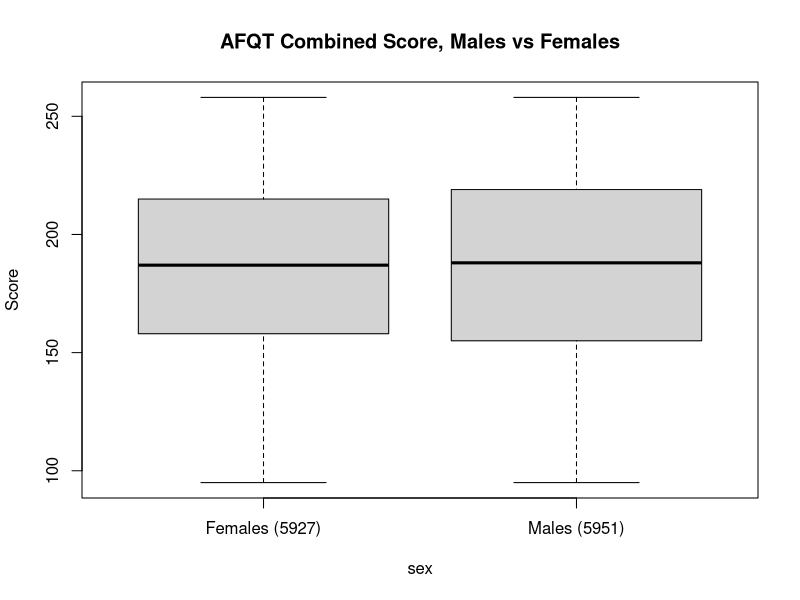
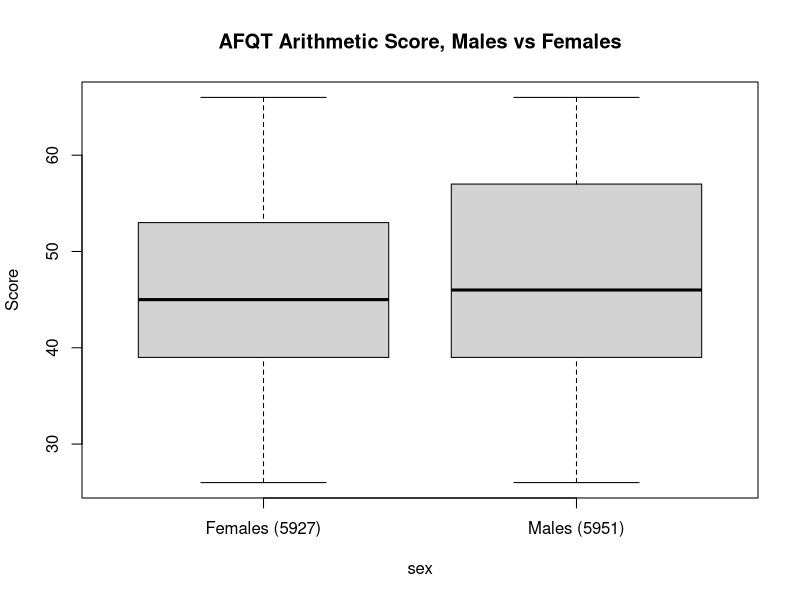
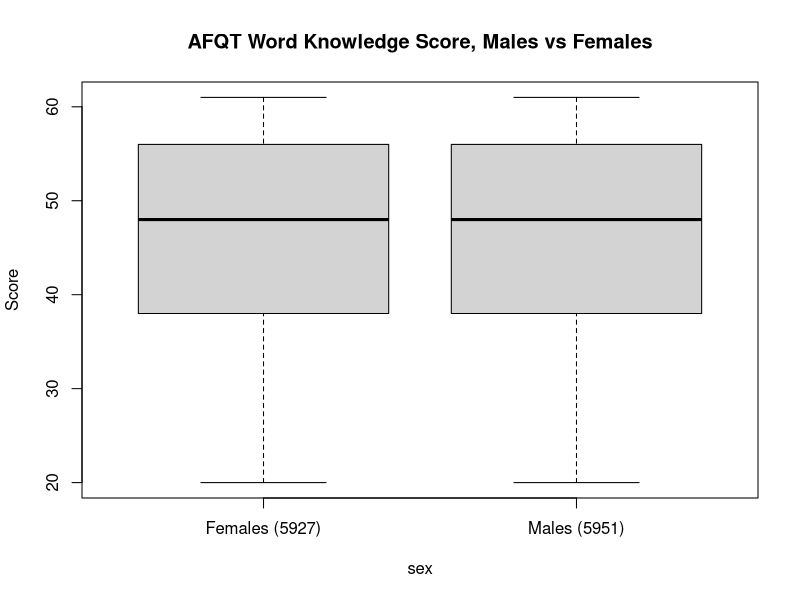
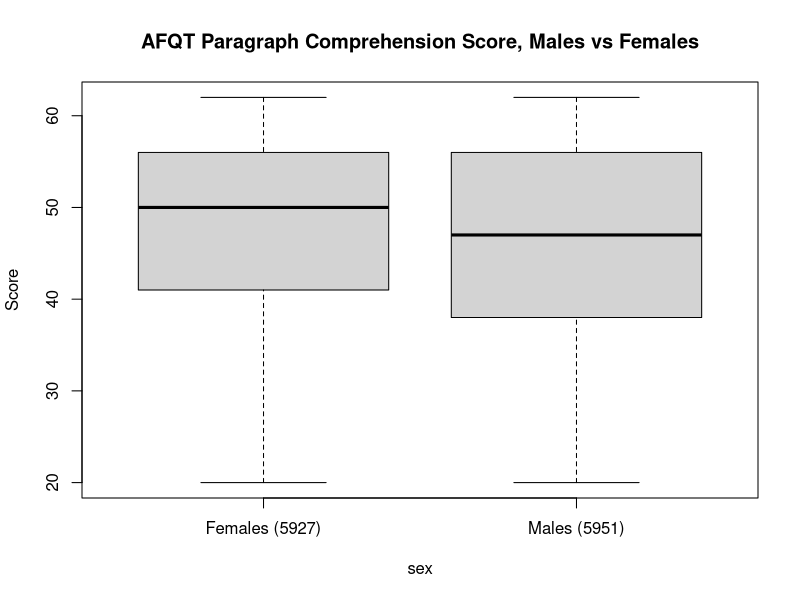
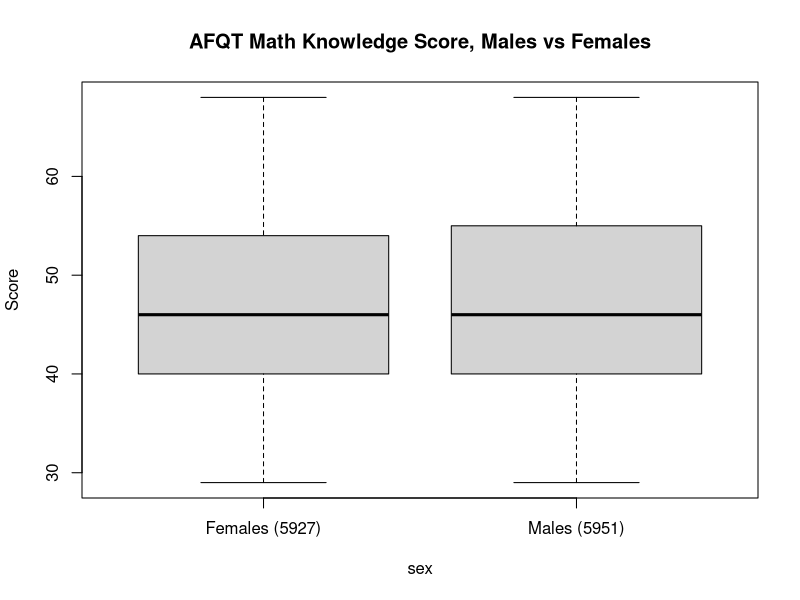

Write R code to recreate these figures, in order.
# Alex Buchanan
# ST 511
# HW 2


#
# 2.13:  Fish Oil and Blood Pressure
#
"start 2.13"

fishoil = c(8, 12, 10, 14, 2, 0, 0)
regular = c(-6, 0, 1, 2, -3, -4, 2)

"a) mean and std dev"
mean(fishoil)
mean(regular)

sd(fishoil)
sd(regular)

"b) pooled estimate of std dev"
n1 = length(fishoil)
s1 = sd(fishoil)

n2 = length(regular)
s2 = sd(regular)

sp = sqrt((((n1 - 1) * s1^2) + ((n2 - 1) * s2^2))/(n1 + n2 - 2))

"pooled estimate is..."
sp

"c) std error is..."
se = sp * sqrt((1/n1) + (1/n2))
se

"d) degrees of freedom..."
(n1 + n2 - 2)

"e) 95% confidence interval..."
diff = mean(regular) - mean(fishoil)
diff - 2.179 * se
diff + 2.179 * se

"f) t-statistic"
(diff - 0)/se


#
# 2.14:  Fishoil and Blood Pressure with R
#
"start 2.14"

t.test(fishoil, regular)


#
# Male vs Female Intelligence
#

"start male vs female intelligence"

data = read.csv("intelligence.csv", header=T)
# columns are sex, afqt, arith, word, parag, math
attach(data)

males = subset(data, sex=="male")
females = subset(data, sex=="female")


t.test(males["afqt"], females["afqt"])
boxplot(afqt ~ sex, 
        ylab="Score",
        names=c("Females (5927)", "Males (5951)"),
        main="AFQT Combined Score, Males vs Females")


t.test(males["arith"], females["arith"])
boxplot(arith ~ sex, 
        ylab="Score",
        names=c("Females (5927)", "Males (5951)"),
        main="AFQT Arithmetic Score, Males vs Females")


t.test(males["word"], females["word"])
boxplot(word ~ sex, 
        ylab="Score",
        names=c("Females (5927)", "Males (5951)"),
        main="AFQT Word Knowledge Score, Males vs Females")


t.test(males["parag"], females["parag"])
boxplot(parag ~ sex, 
        ylab="Score",
        names=c("Females (5927)", "Males (5951)"),
        main="AFQT Paragraph Comprehension Score, Males vs Females")


t.test(males["math"], females["math"])
boxplot(math ~ sex, 
        ylab="Score",
        names=c("Females (5927)", "Males (5951)"),
        main="AFQT Math Knowledge Score, Males vs Females")
